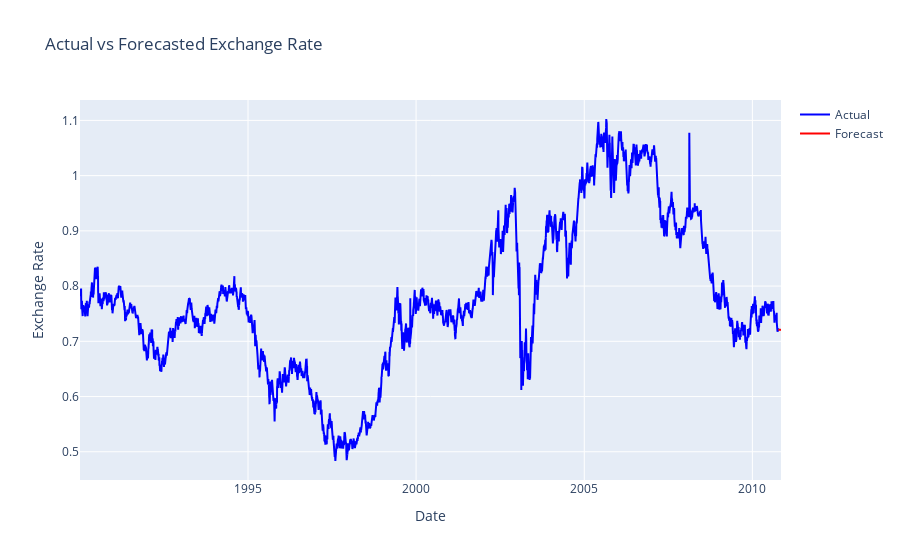

Notebook source saved alongside this figure:
### Markdown cell above
4. Forecasting: Perform out-of-sample forecasting and visualize the predicted values against the actual values.

### Code cell
forecast_dates = pd.date_range(start=df['date'].max(), periods=30, freq='D')  # Example: Forecast for next 30 days
from statsmodels.tsa.holtwinters import SimpleExpSmoothing

model = SimpleExpSmoothing(df['Ex_rate']).fit()
forecast_values = model.forecast(30)

# Create traces
trace_actual = go.Scatter(x=df['date'], y=df['Ex_rate'], mode='lines', name='Actual', line=dict(color='blue'))
trace_forecast = go.Scatter(x=forecast_dates, y=forecast_values, mode='lines', name='Forecast', line=dict(color='red'))

# Create figure
fig = go.Figure([trace_actual, trace_forecast])

# Update layout
fig.update_layout(title='Actual vs Forecasted Exchange Rate',
                   xaxis_title='Date',
                   yaxis_title='Exchange Rate')

# Show plot
fig.show()

### Figure 1 — Plotly figure (JSON) as saved in the notebook; plotly's stock layout.template omitted (floating-point values rounded to 4 significant figures; data arrays with more than 128 entries replaced by an {"elided": "..."} marker saying what was removed)
{"data": [{"line": {"color": "blue"}, "mode": "lines", "name": "Actual", "type": "scatter", "x": {"elided": "7587 str values"}, "y": {"elided": "7587 float values"}}, {"line": {"color": "red"}, "mode": "lines", "name": "Forecast", "type": "scatter", "x": ["2010-10-10T00:00:00", "2010-10-11T00:00:00", "2010-10-12T00:00:00", "2010-10-13T00:00:00", "2010-10-14T00:00:00", "2010-10-15T00:00:00", "2010-10-16T00:00:00", "2010-10-17T00:00:00", "2010-10-18T00:00:00", "2010-10-19T00:00:00", "2010-10-20T00:00:00", "2010-10-21T00:00:00", "2010-10-22T00:00:00", "2010-10-23T00:00:00", "2010-10-24T00:00:00", "2010-10-25T00:00:00", "2010-10-26T00:00:00", "2010-10-27T00:00:00", "2010-10-28T00:00:00", "2010-10-29T00:00:00", "2010-10-30T00:00:00", "2010-10-31T00:00:00", "2010-11-01T00:00:00", "2010-11-02T00:00:00", "2010-11-03T00:00:00", "2010-11-04T00:00:00", "2010-11-05T00:00:00", "2010-11-06T00:00:00", "2010-11-07T00:00:00", "2010-11-08T00:00:00"], "y": [0.7209, 0.7209, 0.7209, 0.7209, 0.7209, 0.7209, 0.7209, 0.7209, 0.7209, 0.7209, 0.7209, 0.7209, 0.7209, 0.7209, 0.7209, 0.7209, 0.7209, 0.7209, 0.7209, 0.7209, 0.7209, 0.7209, 0.7209, 0.7209, 0.7209, 0.7209, 0.7209, 0.7209, 0.7209, 0.7209]}], "layout": {"autosize": true, "title": {"text": "Actual vs Forecasted Exchange Rate"}, "xaxis": {"autorange": true, "range": ["1990-01-02", "2010-11-08"], "title": {"text": "Date"}, "type": "date"}, "yaxis": {"autorange": true, "range": [0.4489, 1.137], "title": {"text": "Exchange Rate"}, "type": "linear"}}}
